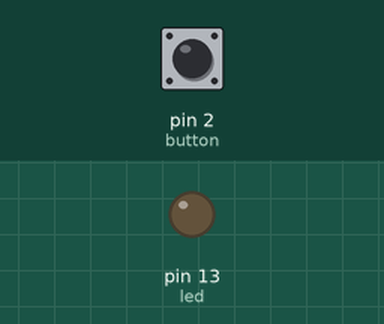
Recording of a sketch running on a simulated Arduino Uno, built with avr-gcc and run on an emulated ATmega328P. Parts: output pins drawn as LEDs (lit = HIGH). The test bench sets the inputs (shaded band); at power-on: pin 2 (button) HIGH.

Above: at 1.2 s.
1.3 s: pin 2 (button) pulled LOW for 0.15 s
At 1.37 s:
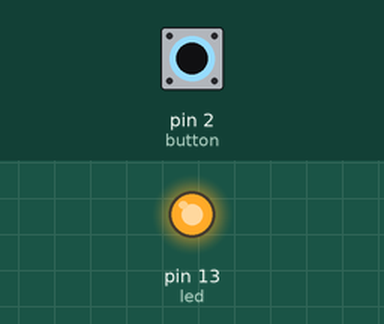
2.9 s: pin 2 (button) pulled LOW for 3.2 s
At 7.2 s:
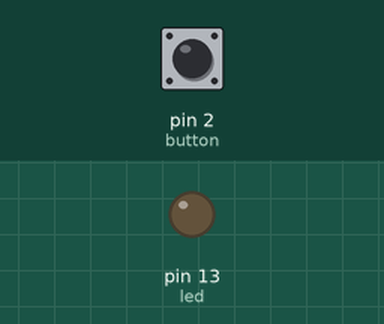
Timing chart, 0 to 8.7 s (numbered marks = the images above; inputs shaded):
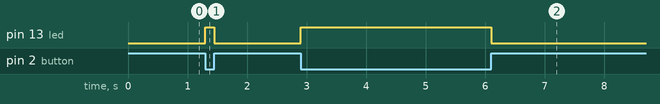

Measured:
- after the input at 1.3 s, pin 13 (led): LOW → HIGH at once, → LOW 0.15 s later
- after the input at 2.9 s, pin 13 (led): LOW → HIGH at once, → LOW 3.2 s later

The sketch:

button.ino
```cpp
int led = 13;
int button = 2;

void setup() {
  Serial.begin(19200);
  pinMode(led, OUTPUT);
  pinMode(button, INPUT_PULLUP);
}
void loop() {
  if (digitalRead(button) == LOW) {
    digitalWrite(led, HIGH);
  } else {
    digitalWrite(led, LOW);
  }
}
```
